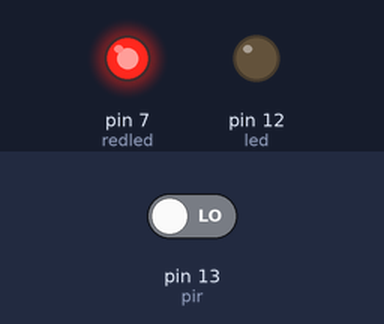
Recording of a sketch running on a simulated Arduino Uno, built with avr-gcc and run on an emulated ATmega328P. Shown: output pins drawn as LEDs (lit = HIGH). The inputs (shaded band) are chosen by the test bench; at power-on: pin 13 (pir) LOW.

Above: at 1.2 s.
1.3 s: pin 13 (pir) driven HIGH
At 2.5 s:
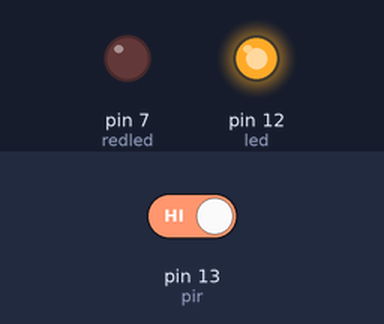
2.8 s: pin 13 (pir) driven LOW
At 3.9 s:
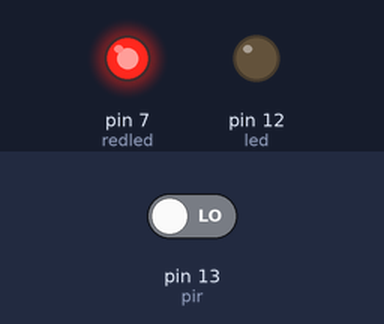
Timing chart, 0 to 5.8 s (numbered marks = the images above; inputs shaded):
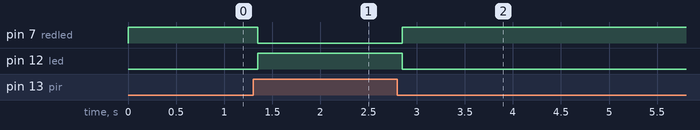

The sketch:

Pir-motion-detector.ino
```cpp
// Pin declarations
int led = 12;        // LED to turn ON when PIR detects motion
int pir = 13;        // PIR sensor input pin
int redled = 7;      // Red LED to turn ON when no motion detected

void setup() {
  pinMode(led, OUTPUT);      // Set motion LED as output
  pinMode(redled, OUTPUT);   // Set red LED as output
  pinMode(pir, INPUT);       // Set PIR sensor pin as input
}

void loop() {
  // Read PIR sensor value from the input pin (DO NOT reassign 'pir' variable)
  int pirState = digitalRead(pir);

  // If motion detected
  if (pirState == HIGH) {
    digitalWrite(led, HIGH);      // Turn ON motion LED
    digitalWrite(redled, LOW);    // Turn OFF red LED
  }
  // If no motion detected
  else {
    digitalWrite(led, LOW);       // Turn OFF motion LED
    digitalWrite(redled, HIGH);   // Turn ON red LED
  }

  delay(150);  // Small delay to stabilize loop
}
```

Measured:
- after the input at 1.3 s, pin 7 (redled): HIGH → LOW after 0.05 s; pin 12 (led): LOW → HIGH after 0.05 s
- after the input at 2.8 s, pin 7 (redled): LOW → HIGH after 0.05 s; pin 12 (led): HIGH → LOW after 0.05 s
